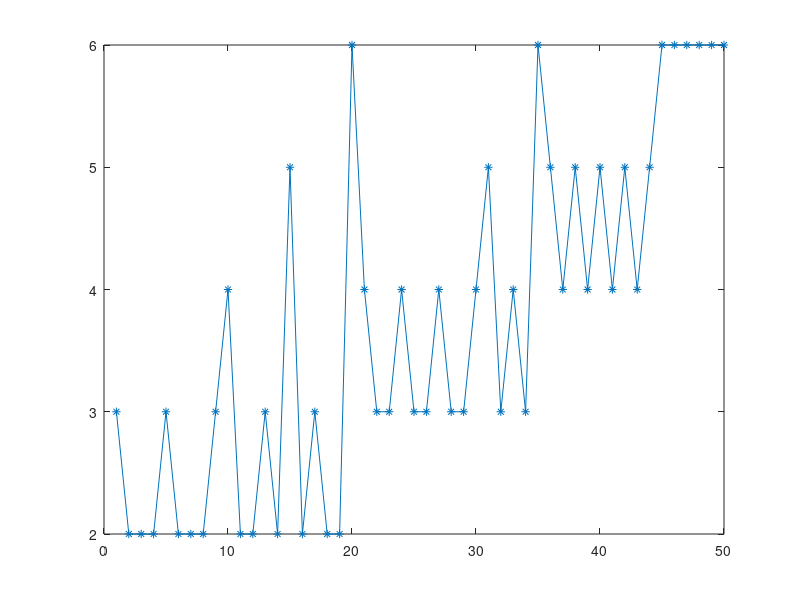

This figure's MATLAB source: (Note: this script raises an error after producing the figure.)
% % % 
% % % 
% % % 
% % % close all 
% % % clear all
% % % Q = [2 2 3; 2 2 4; 2 2 5; 2 2 6; 2 3 3; 2 3 4; 2 3 5; 2 3 6; 2 4 3; 2 4 4; 2 4 5; 2 4 6; 2 5 3; 2 5 4; 2 5 5; 2 5 6; 2 6 3; 2 6 4; 2 6 5; 2 6 6; 3 2 4; 3 2 5; 3 2 6; 3 3 4; 3 3 5; 3 3 6; 3 4 4; 3 4 5; 3 4 6; 3 5 4; 3 5 5; 3 5 6; 3 6 4; 3 6 5; 3 6 6; 4 2 5; 4 2 6; 4 3 5; 4 3 6; 4 4 5; 4 4 6; 4 5 5 ; 4 5 6; 4 6 5; 4 6 6; 5 2 6; 5 3 6 ;5 4 6 ; 5 5 6; 5 6 6  ]
% % % %Q = [2 2 3; 2 2 4 ;2 2 5];
% % % % Q = [3 3 4];
% % % % Q = [2 2 4; 2 2 6; 2 4 4;2 4 6; 2 6 4;2 6 6; 4 2 6; 4 4 6; 4 6 6 ]
% % % % Q = [2 4 4; 2 6 4 ; 2 6 6 ]
% % % %Q = [2 6 6];
% % % % Q = [2 4 4; 2 6 4];
% % % % Q = [3 6 5;]
% % % e20 = 0;
% % % e40 =0;
% % % % Q = [2 6 6]
% % % % Q = [2 2 3; 2 2 4; 2 2 5; 2 2 6; 2 3 3; 2 3 4; 2 3 5; 2 3 6; 2 4 3; 2 4 4; 2 4 5; 2 4 6; 2 5 3; 2 5 4; 2 5 5; 2 5 6; 2 6 3; 2 6 4; 2 6 5; 2 6 6;]
% % % % Q = [2 2 4;]
% % % % Q = [2 2 3; 2 2 4];
% % % 
% % % [m,n] = size(Q);
% % % for k= 1:m
% % % for j = 1:500
% % % % [err2b(j),x,cverr2b(j),exacterr2b(:,j),ee2b(:,j)] = errordriver(20,Q(k,1),Q(k,2),Q(k,3),1/3,100,10,7,'Poisson');
% % % [err2b(j),x,cverr2b(j),exacterr2b(:,j),ee2b(:,j)] = errordriver(20,Q(k,1),Q(k,2),Q(k,3),1/3,100,.3,7,'Advection');
% % % %  [err2b(j),x,cverr2b(j),exacterr2b(:,j),ee2b(:,j)] = errordriver(20,Q(k,1),Q(k,2),Q(k,3),0,100,.2,7,'Burgers');
% % % close all
% % % e20 = e20+err2b(j);
% % % % [err4b(j),x,cverr4b(j),exacterr4b(:,j),ee4b(:,j)] = errordriver(40,Q(k,1),Q(k,2),Q(k,3),1/3,100,10,7,'Poisson');
% % %  [err4b(j),x,cverr4b(j),exacterr4b(:,j),ee4b(:,j)] = errordriver(40,Q(k,1),Q(k,2),Q(k,3),1/3,100,.3,7,'Advection');
% % % %  [err4b(j),x,cverr4b(j),exacterr4b(:,j),ee4b(:,j)] = errordriver(40,Q(k,1),Q(k,2),Q(k,3),0,100,.2,7,'Burgers');
% % % close all
% % % e40 = e40+err4b(j);
% % % E(j,k) = log(err2b(j)/err4b(j))/log(2);
% % % %E(j) = log(cverr2b(j)/cverr4b(j))/log(2);
% % % 
% % % 
% % % % normE = (E-mean(E))./sqrt(var(E))
% % % end
% % %  Z(k) = mean(E(:,k));
% % % end
% % % 
% % % Z
% % % % E
% % % % mean(E)
% % % %log(e20/e40)/log(2)
% % % save('Z.mat','Z')
% % % 
% % % hist(E)
close all
  Q = [2 2 3; 2 2 4; 2 2 5; 2 2 6; 2 3 3; 2 3 4; 2 3 5; 2 3 6; 2 4 3; 2 4 4; 2 4 5; 2 4 6; 2 5 3; 2 5 4; 2 5 5; 2 5 6; 2 6 3; 2 6 4; 2 6 5; 2 6 6; 3 2 4; 3 2 5; 3 2 6; 3 3 4; 3 3 5; 3 3 6; 3 4 4; 3 4 5; 3 4 6; 3 5 4; 3 5 5; 3 5 6; 3 6 4; 3 6 5; 3 6 6; 4 2 5; 4 2 6; 4 3 5; 4 3 6; 4 4 5; 4 4 6; 4 5 5 ; 4 5 6; 4 6 5; 4 6 6; 5 2 6; 5 3 6 ;5 4 6 ; 5 5 6; 5 6 6  ]

p = Q(:,1);
q = Q(:,2);
r = Q(:,3);

fit = min(p+q,min(r,p-1))+1+max((r-p).*(q==r),(p==r-1));

plot(fit,'*-')
hold on
boxplot(E)


 q = [223; 224; 225; 226; 233; 234; 235; 236; 243; 244; 245; 246; 253; 254; 255; 256; 263; 264; 265; 266; 324; 325; 326; 334; 335; 336; 344; 345; 346; 354; 355; 356; 364; 365; 366; 425; 426; 435; 436; 445; 446; 455 ; 456; 465; 466; 526; 536 ;546 ;  556; 566  ];

text = strtrim(cellstr(num2str(q)));
% % xlabel(text)
 set(gca,'XTick',1:1:50,'XTickLabel',text)
ylabel('average(100) order of error convergence')

figure


for j = 1:50
    X(j) = chi2gof(E(:,j));
%    if(chi2gof(E(:,j))==1)
%       error('1') 
%    end


subplot(10,5,j)
% hist(E(:,j))
if(X(j)==1)
set(get(gca,'child'),'FaceColor','r');
end

 xlabel(num2str(Q(j,:)))
% if (k==1)
%    legend('exact error','computed error'); 
% end
hold on
% subplot(2,1,k)
% plot(x,exacterr(:,k),'o',x,ee(:,2),'*');
% figure
% e = E(:,j);
% mu = mean(e);
% s = sqrt(var(e));
% x = mu-5*s:0.0001:mu+5*s;
% y = normpdf(x,mu,s);
% plot(x,y);
% error('1');
histfit(E(:,j))

% t(j)=ttest(E(:,j),fit(j));
x = [fit(j),fit(j)];
y = [0,100];
plot(x,y,'*b-')




e = E(:,j);
e = (e-mean(e))/sqrt(var(e));
[h(j),p(j)]=kstest(e);

end
% figure
% hist(E(:,1))
% set(get(gca,'child'),'FaceColor','r');






fprintf('confidence 0.95')
 save('test.mat','E')
